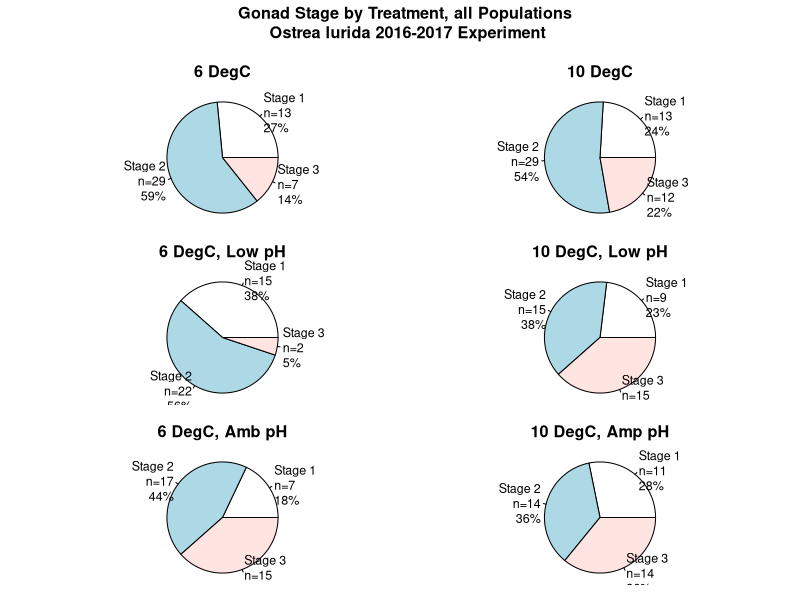
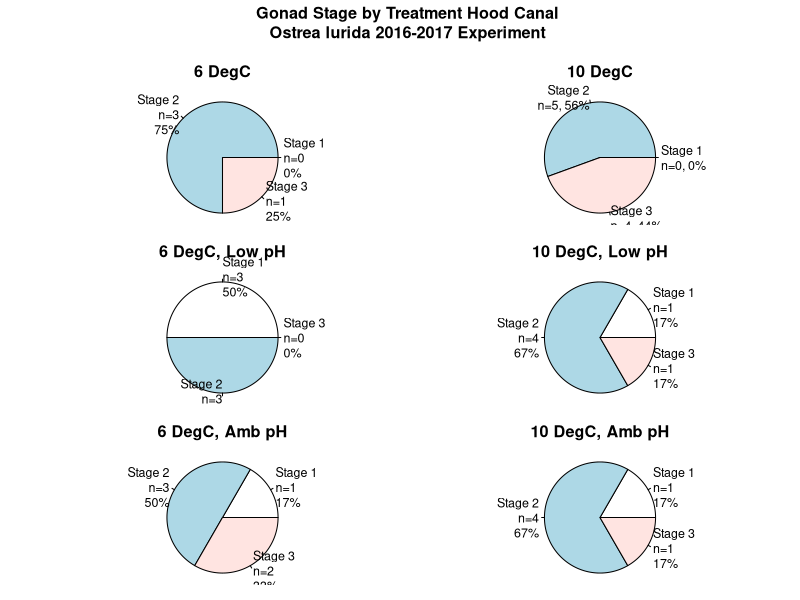
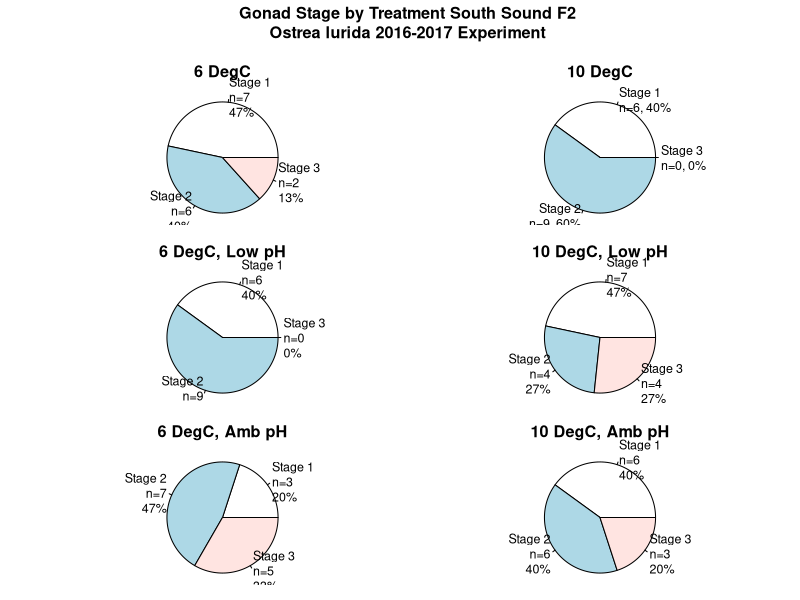
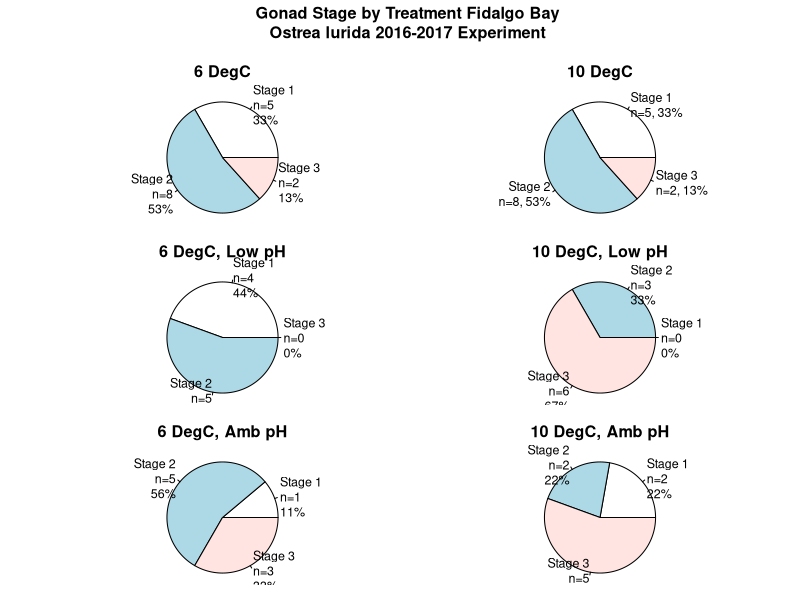
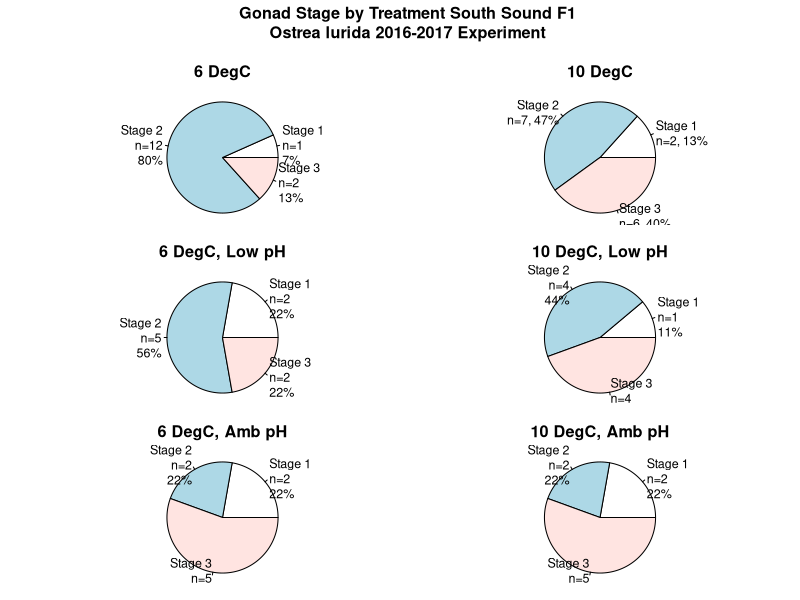

Source code (R) for these figures, in order:
setwd("~/Documents/Roberts Lab/O.lurida_Stress/Data")
Histo <- read.csv("2017-Oly-Histo-Results.csv", header=T, stringsAsFactors = T)
Histo$Stage <- as.factor(Histo$Stage)
library(plyr)

# All Populations Combined ------------------------------------------------
All.6 <- subset(Histo, Phase %in% "TEMP" & Treatment %in% "6")
All.10 <- subset(Histo, Phase %in% "TEMP" & Treatment %in% "10")
All.6.Low <- subset(Histo, Phase %in% "OA" & Treatment %in% "6-Low")
All.6.Amb <- subset(Histo, Phase %in% "OA" & Treatment %in% "6-Amb")
All.10.Low <- subset(Histo, Phase %in% "OA" & Treatment %in% "10-Low")
All.10.Amb <- subset(Histo, Phase %in% "OA" & Treatment %in% "10-Amb")
Allp.6 <- data.frame(unclass(100*prop.table(table(All.6$Stage))))
Allp.10 <- data.frame(unclass(100*prop.table(table(All.10$Stage))))
Allp.6.Low <- data.frame(unclass(100*prop.table(table(All.6.Low$Stage))))
Allp.6.Amb <- data.frame(unclass(100*prop.table(table(All.6.Amb$Stage))))
Allp.10.Low <- data.frame(unclass(100*prop.table(table(All.10.Low$Stage))))
Allp.10.Amb <- data.frame(unclass(100*prop.table(table(All.10.Amb$Stage))))
All.p <- data.frame(cbind(Allp.6, Allp.10, Allp.6.Low, Allp.6.Amb, Allp.10.Low, Allp.10.Amb))
colnames(All.p) <- c("6", "10", "6.Low", "6.Amb", "10.Low", "10.Amb")
Stages <- c("Stage 1", "Stage 2", "Stage 3")
png(filename = "~/Documents/Roberts Lab/O.lurida_Stress/Analyses/Gonad-Stage-Pie-Charts.png", width = 600, height = 800)
par(mfrow = c(3, 2), mar=c(.5,1,3.5,.5), oma=c(1,2,3,1), cex.main= 1.3, cex=.75)
pie(table(All.6$Stage), main="6 DegC", radius=1, labels=paste(Stages, "\n", "n=", table(All.6$Stage), "\n", round(All.p$`6`), "%", sep=""))
pie(table(All.10$Stage), main="10 DegC", radius=1, labels=paste(Stages, "\n", "n=", table(All.10$Stage),"\n", round(All.p$`10`), "%", sep=""))
pie(table(All.6.Low$Stage), main="6 DegC, Low pH", radius=1, labels=paste(Stages, "\n", "n=", table(All.6.Low$Stage), "\n", round(All.p$`6.Low`), "%", sep=""))
pie(table(All.10.Low$Stage), main="10 DegC, Low pH", radius=1, labels=paste(Stages, "\n", "n=", table(All.10.Low$Stage),"\n", round(All.p$`10.Low`), "%", sep=""))
pie(table(All.6.Amb$Stage), main="6 DegC, Amb pH", radius=1, labels=paste(Stages, "\n", "n=", table(All.6.Amb$Stage), "\n", round(All.p$`6.Amb`), "%", sep=""))
pie(table(All.10.Amb$Stage), main="10 DegC, Amp pH", radius=1, labels=paste(Stages, "\n", "n=", table(All.10.Amb$Stage), "\n", round(All.p$`10.Amb`), "%", sep=""))
title("Gonad Stage by Treatment, all Populations \nOstrea lurida 2016-2017 Experiment", outer=TRUE) 
dev.off()

# Each Population Separately ----------------------------------------------

Pops <- levels(Histo$Population)
Pop.names <- c("Hood Canal", "South Sound F2", "Fidalgo Bay", "South Sound F1")
for (i in 1:length(Pops)) {
  T <- Pops[i]
  T.6 <- subset(Histo, Population %in% T & Phase %in% "TEMP" & Treatment %in% "6")
  T.10 <- subset(Histo, Population %in% T & Phase %in% "TEMP" & Treatment %in% "10")
  T.6.Low <- subset(Histo, Population %in% T & Phase %in% "OA" & Treatment %in% "6-Low")
  T.6.Amb <- subset(Histo, Population %in% T & Phase %in% "OA" & Treatment %in% "6-Amb")
  T.10.Low <- subset(Histo, Population %in% T & Phase %in% "OA" & Treatment %in% "10-Low")
  T.10.Amb <- subset(Histo, Population %in% T & Phase %in% "OA" & Treatment %in% "10-Amb")
  Tp.6 <- data.frame(unclass(100*prop.table(table(T.6$Stage))))
  Tp.10 <- data.frame(unclass(100*prop.table(table(T.10$Stage))))
  Tp.6.Low <- data.frame(unclass(100*prop.table(table(T.6.Low$Stage))))
  Tp.6.Amb <- data.frame(unclass(100*prop.table(table(T.6.Amb$Stage))))
  Tp.10.Low <- data.frame(unclass(100*prop.table(table(T.10.Low$Stage))))
  Tp.10.Amb <- data.frame(unclass(100*prop.table(table(T.10.Amb$Stage))))
  T.p <- data.frame(cbind(Tp.6, Tp.10, Tp.6.Low, Tp.6.Amb, Tp.10.Low, Tp.10.Amb))
  colnames(T.p) <- c("6", "10", "6.Low", "6.Amb", "10.Low", "10.Amb")
  Stages <- c("Stage 1", "Stage 2", "Stage 3")
  filename <- paste("~/Documents/Roberts Lab/O.lurida_Stress/Analyses/Gonad-Stage-Pie-Charts-", T, ".png", sep="")
  png(filename = filename, width = 600, height = 800)
  par(mfrow = c(3, 2), mar=c(.5,1,3.5,.5), oma=c(1,2,3,1), cex.main= 1.3, cex=.75)
  pie(table(T.6$Stage), main="6 DegC", radius=1, labels=paste(Stages, "\n", "n=", table(T.6$Stage), "\n", round(T.p$`6`), "%", sep=""))
  pie(table(T.10$Stage), main="10 DegC", radius=1, labels=paste(Stages, "\n", "n=", table(T.10$Stage), ", ", round(T.p$`10`), "%", sep=""))
  pie(table(T.6.Low$Stage), main="6 DegC, Low pH", radius=1, labels=paste(Stages, "\n", "n=", table(T.6.Low$Stage), "\n", round(T.p$`6.Low`), "%", sep=""))
  pie(table(T.10.Low$Stage), main="10 DegC, Low pH", radius=1, labels=paste(Stages, "\n", "n=", table(T.10.Low$Stage), "\n", round(T.p$`10.Low`), "%", sep=""))
  pie(table(T.6.Amb$Stage), main="6 DegC, Amb pH", radius=1, labels=paste(Stages, "\n", "n=", table(T.6.Amb$Stage), "\n", round(T.p$`6.Amb`), "%", sep=""))
  pie(table(T.10.Amb$Stage), main="10 DegC, Amb pH", radius=1, labels=paste(Stages, "\n", "n=", table(T.10.Amb$Stage), "\n", round(T.p$`10.Amb`), "%", sep=""))
  title(paste("Gonad Stage by Treatment ", Pop.names[i], "\n", "Ostrea lurida 2016-2017 Experiment", sep=""), outer=TRUE)
  dev.off()
}


### boneyard

# Histo$Stage <- as.factor(Histo$Stage)
# counts.temp <- count(df=subset(Histo, Phase %in% "TEMP"), c("Phase", "Treatment", "Stage"))
# counts.OA <- count(df=subset(Histo, Phase %in% "OA"), c("Phase", "Treatment", "Stage"))
# counts.all <- count(df=Histo, c("Phase", "Treatment", "Stage"))
